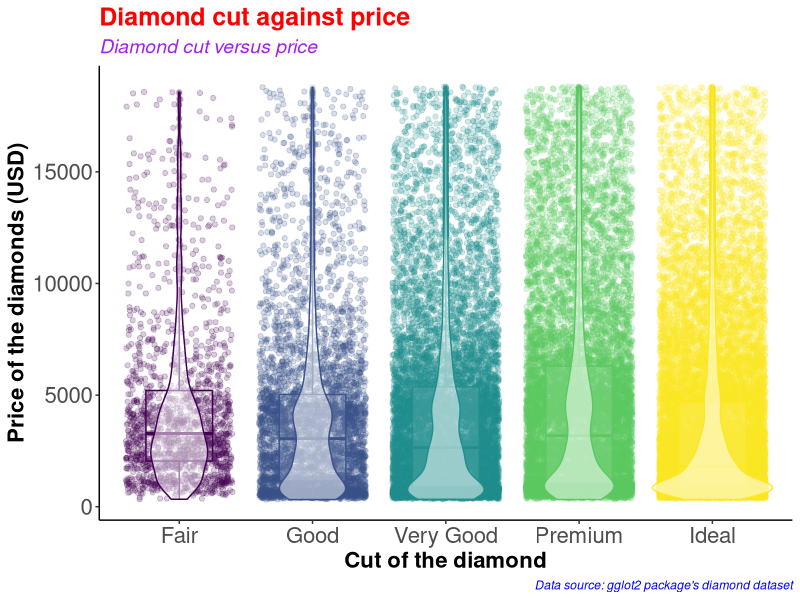
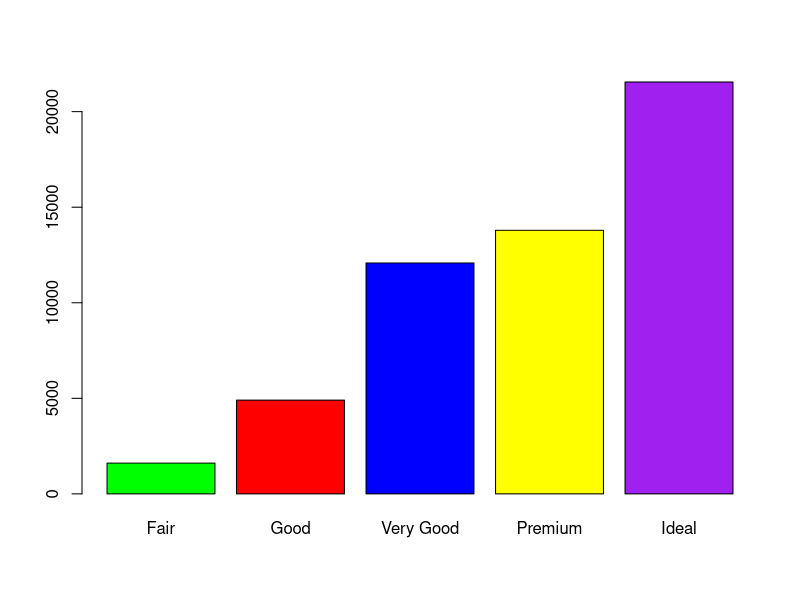
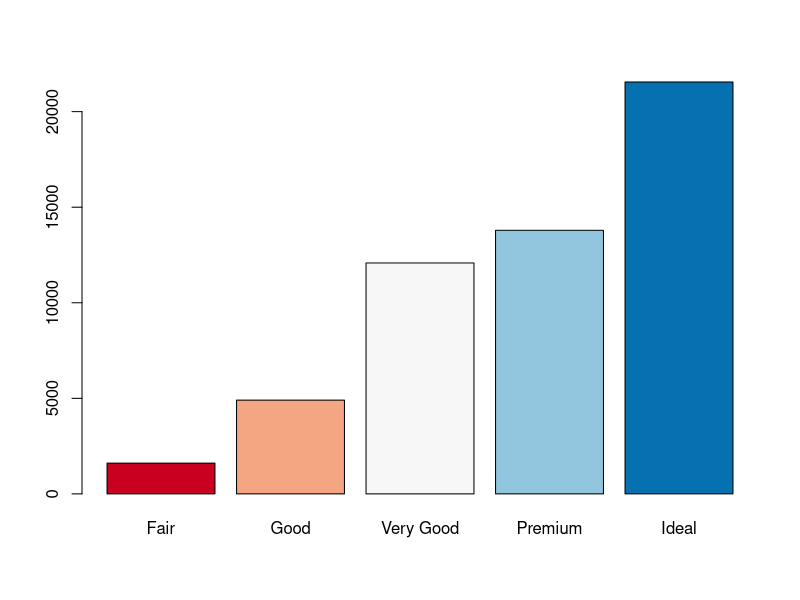
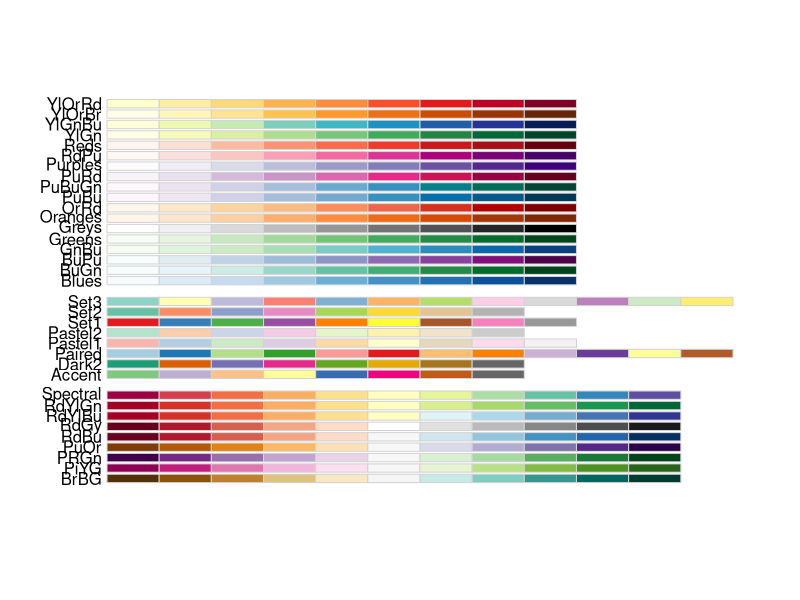
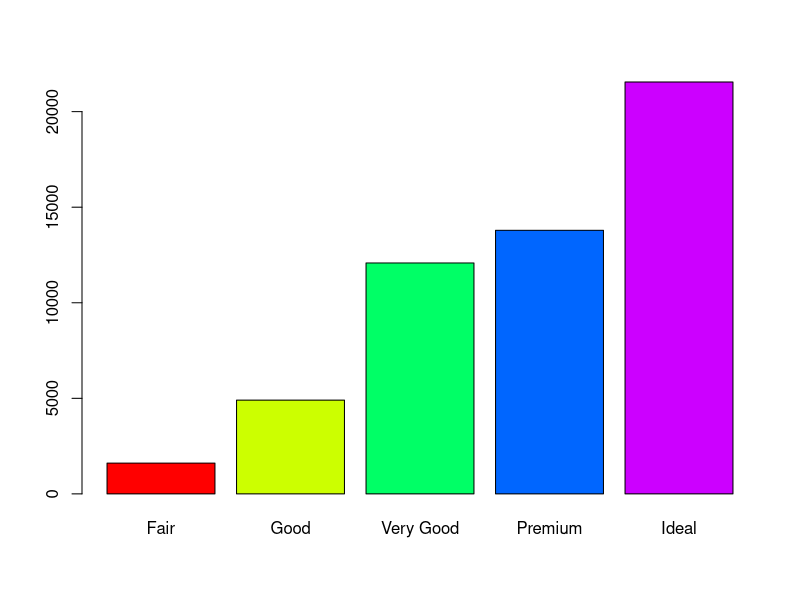
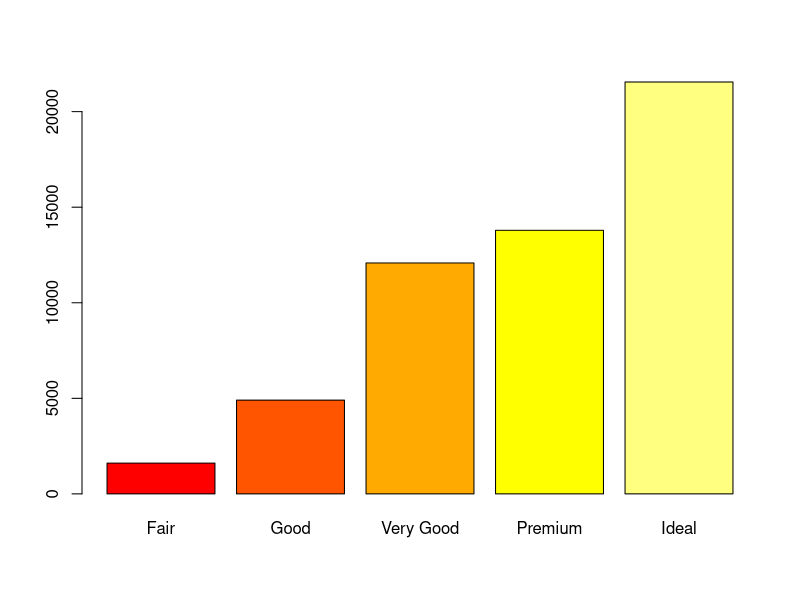
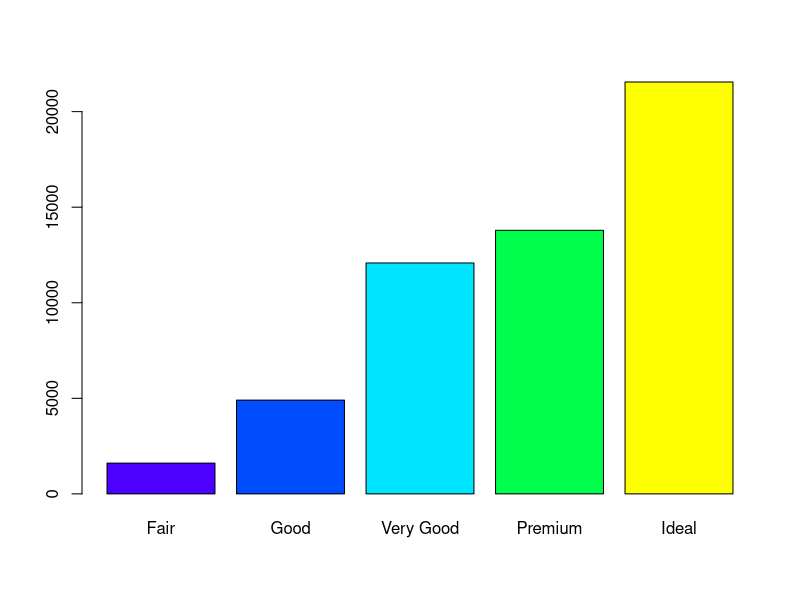
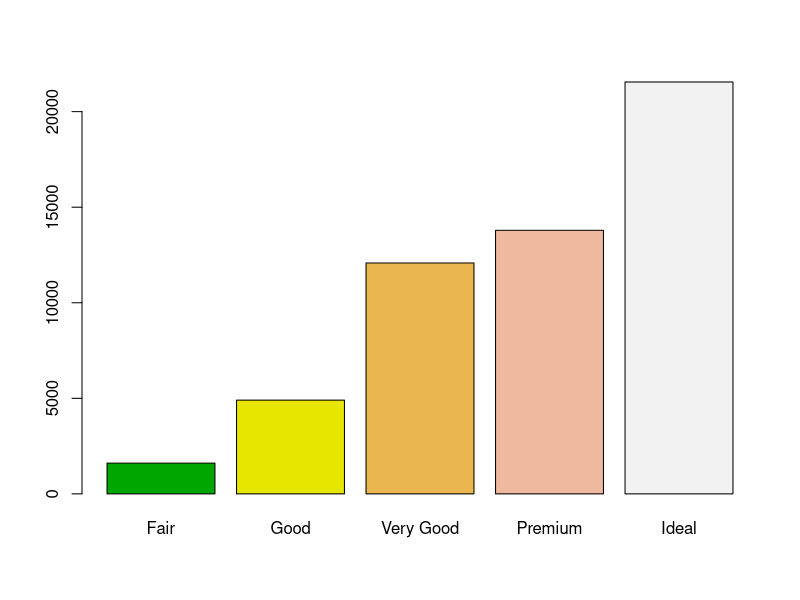

The R source for these figures, in order:
#########################################
# Name: Wyclife Agumba Oluoch           #   
# E-mail: wyclifeoluoch@gmail.com       #
# GitHub: https://github.com/Wycology   #
# Task: Boxplot and violin plots in one #
# Date: 4th Jan 2021                    #
# Last edited: 10th Feb 2021            #
#########################################

# Loading the necessary libraries
library(tidyverse)
library(RColorBrewer)

diamonds_df <- diamonds # Cloning the diamonds data to a new object

diamonds_df %>% # Picking the data
  ggplot(aes(x = cut, y = price, color = cut)) + # Adding the mapping variables
  geom_point(position = "jitter", alpha = 0.2) +
  geom_boxplot(alpha = 0.1, width = 0.5) +
  geom_violin(alpha = 0.5) +
  theme_classic() +
  theme(legend.position = "none") +
  labs(x = "Cut of the diamond",
       y = "Price of the diamonds (USD)",
       title = "Diamond cut against price",
       subtitle = "Diamond cut versus price",
       caption = "Data source: gglot2 package's diamond dataset") +
  theme(axis.text=element_text(size=16),
        axis.title=element_text(size=16,face="bold")) +
  theme(plot.title = element_text(color = 'red', size = 18, face = 'bold'),
        plot.subtitle = element_text(color = 'purple', size = 14, face = 'italic'),
        plot.caption = element_text(color = 'blue', face = 'italic'))

diamonds %>% 
  filter(cut == 'Very Good') %>% 
  nrow()

diamonds %>% 
  select(cut) %>% 
  table() %>% 
  barplot(col = c('green', 'red', 'blue', 'yellow', 'purple'))

# Instead of specifying the colors, we can simply use the color brewer panel 

diamonds %>% 
  select(cut) %>% 
  table() %>% 
  barplot(col = brewer.pal(n = 5, name = "RdBu"))
# To display more brewer colors options to use, run the following function:

display.brewer.all()

# Can also use rainbow colors

diamonds %>% 
  select(cut) %>% 
  table() %>% 
  barplot(col = rainbow(5))

# Can also use heat.colors
diamonds %>% 
  select(cut) %>% 
  table() %>% 
  barplot(col = heat.colors(5))

# Can also use topographic colors

diamonds %>% 
  select(cut) %>% 
  table() %>% 
  barplot(col = topo.colors(5))

# Can also use terrain colors
diamonds %>% 
  select(cut) %>% 
  table() %>% 
  barplot(col = terrain.colors(5))

# Can also use cm.colors
diamonds %>% 
  select(cut) %>% 
  table() %>% 
  barplot(col = cm.colors(5))

?getData
# That is awesome. Good for the day.
